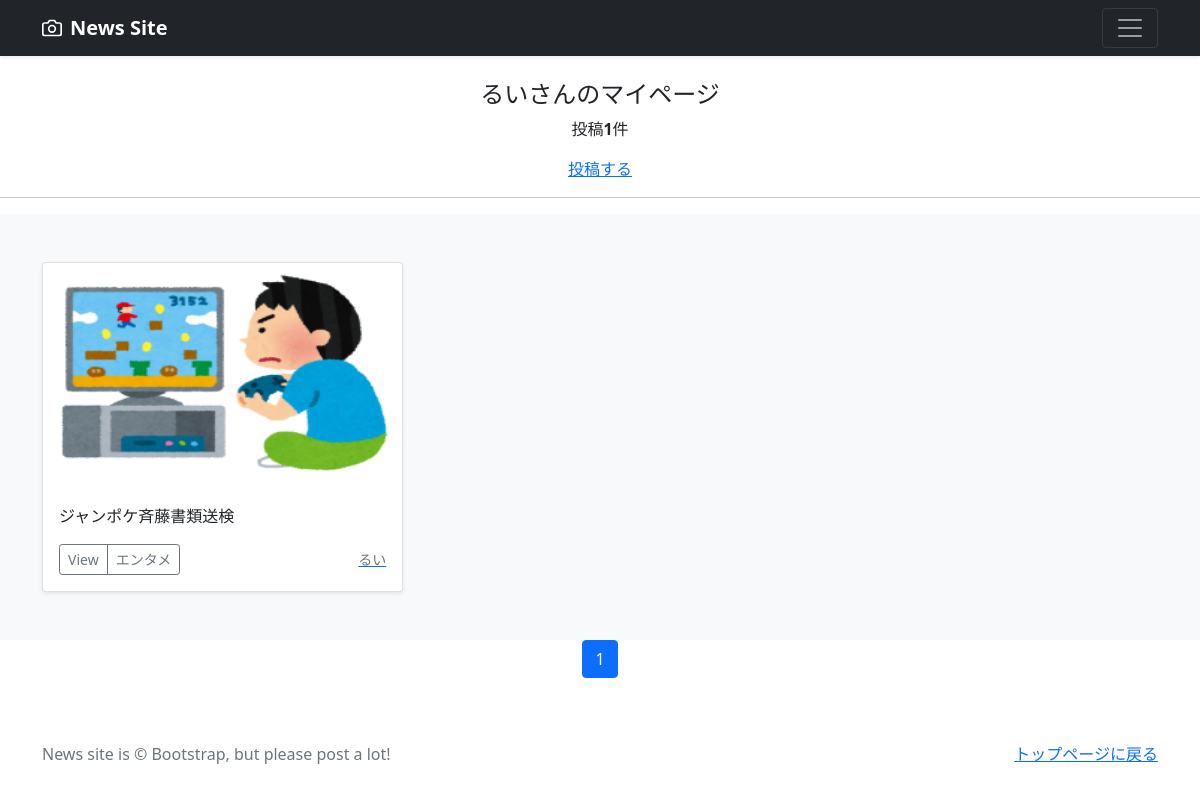
The app's page /mypage/ (signed in) with its own data.
### accounts/models.py (models this page shows)
class CustomUser(AbstractUser):
    pass

### news/models.py (models this page shows, shortened)
class NewsPost(models.Model):
    user = models.ForeignKey(
        CustomUser,
        verbose_name='ユーザー',
        on_delete=models.CASCADE
        )
    category = models.ForeignKey(
        Category,
        verbose_name='カテゴリ',
        on_delete=models.PROTECT
        )
    title = models.CharField(
        verbose_name='タイトル', # フィールドのタイトル
        max_length=200        # 最大文字数は200
        )
    comment = models.TextField(
        verbose_name='コメント',  # フィールドのタイトル
        )
    image1 = models.ImageField(
        verbose_name='イメージ1',# フィールドのタイトル
        upload_to = 'photos'   # MEDIA_ROOT以下のphotosにファイルを保存
        )
    image2 = models.ImageField(
        verbose_name='イメージ2',# フィールドのタイトル
        upload_to = 'photos',  # MEDIA_ROOT以下のphotosにファイルを保存
        blank=True,            # フィールド値の設定は必須でない
        null=True              # データベースにnullが保存されることを許容
        )
    posted_at = models.DateTimeField(
        verbose_name='投稿日時', # フィールドのタイトル
        auto_now_add=True       # 日時を自動追加
        )

class Category(models.Model):
    title = models.CharField(
        verbose_name='カテゴリ', # フィールドのタイトル
        max_length=20)

### news/views.py (the view)
# urls.py: path('mypage/', views.MypageView.as_view(), name='mypage'),
class MypageView(ListView):
    template_name ='mypage.html'
    paginate_by = 9
    def get_queryset(self):
      queryset = NewsPost.objects.filter(
        user=self.request.user).order_by('-posted_at')
      return queryset

### news/templates/mypage.html (shortened to what this page needs)
{% extends 'base.html' %}
      {% block contents %}
      {% if user.is_authenticated %}
        <br>
        <div style="text-align:center">
          <h4>{{user.username}}さんのマイページ</h4>
          {% if object_list.count == 0 %}
            <p>{{user.username}}さんの投稿はありません</p>
          {% else %}
            <p>投稿<strong>{{object_list.count}}</strong>件</p>
          {% endif %}
          <a href="{% url 'news:post' %}">投稿する</a>
        </div>
        <hr>
      {% endif %}
      {% include "news_list.html" %}
      {% include "pagination.html" %}
      {% endblock %}

### news/templates/news_list.html (shortened to what this page needs)
  <div class="album py-5 bg-light">
    <div class="container">
      <div class="row row-cols-1 row-cols-sm-2 row-cols-md-3 g-3">
        {% for record in object_list %}
        <div class="col">
          <div class="card shadow-sm">
            <img src="{{ record.image1.url }}"
                 class="bd-placeholder-img card-img-top"
                 width="100%" height="225"
                 xmlns="http://www.w3.org/2000/svg"
                 role="img" aria-label="Placeholder: Thumbnail"
                 preserveAspectRatio="xMidYMid slice"
                 focusable="false">
                 <rect width="100%" height="100%" fill="#55595c"/>
            <div class="card-body">
              <p class="card-text">
                {{record.title}}
              </p>
              <div class="d-flex justify-content-between align-items-center">
                <div class="btn-group">
                  <button type="button"
                          class="btn btn-sm btn-outline-secondary"
                          onclick="location.href='{% url 'news:news_detail' record.pk %}'">
                          View</button>
                  <button type="button"
                          class="btn btn-sm btn-outline-secondary"
                          onclick="location.href='{% url 'news:news_cat' category=record.category.id %}'">
                          {{record.category.title}}</button>
                </div>
                <a href="{% url 'news:user_list' user=record.user.id %}">
                  <small class="text-muted">
                    {{record.user.username}}</small>
                </a>
              </div>
            </div>
          </div>
        </div>
        {% endfor %}
      </div>
    </div>
  </div>

### news/templates/base.html (style rules this page uses)
.bd-placeholder-img { font-size: 1.125rem; text-anchor: middle; -webkit-user-select: none; -moz-user-select: none; user-select: none; }

### records on screen
CustomUser: username "るい"
NewsPost: image1 (picture), title "ジャンポケ斉藤書類送検", category "エンタメ", user.username "るい"

### other values on screen
{{ object_list.count }} "1"
{{ num }} "1"
